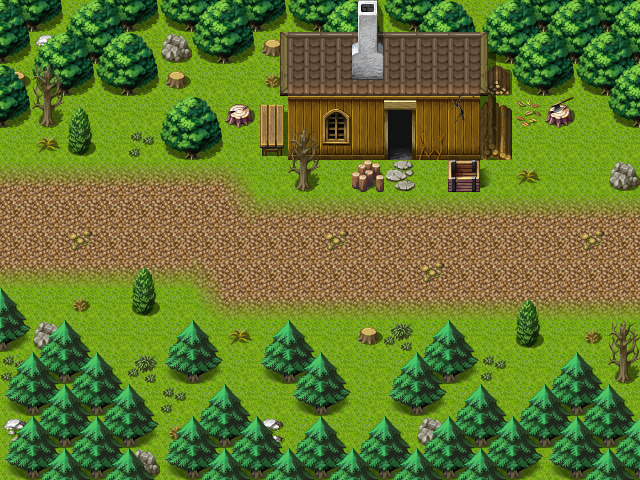

A 2D game scene composited from a Tiled map and its tileset images. What follows is a short description and the map's XML, with each tile layer's data collapsed to a summary:
An orthogonal 20x15 tile map with 32x32 px tiles, 3 tile layers (Ground, Objects, Above), 1 hidden layer not drawn, 40 tilesets and 4 objects (2x mapchange, 2x spawn).

<map version="1.0" orientation="orthogonal" width="20" height="15" tilewidth="32" tileheight="32">
 <properties>
  <property name="outside" value="1" />
 </properties>
 <tileset firstgid="1" name="map_bed_1" tilewidth="32" tileheight="32">
  <image source="../drawable/map_bed_1.png" width="512" height="256" />
 </tileset>
 <tileset firstgid="129" name="map_border_1" tilewidth="32" tileheight="32">
  <image source="../drawable/map_border_1.png" width="512" height="256" />
 </tileset>
 <tileset firstgid="257" name="map_bridge_1" tilewidth="32" tileheight="32">
  <image source="../drawable/map_bridge_1.png" width="512" height="256" />
 </tileset>
 <tileset firstgid="385" name="map_broken_1" tilewidth="32" tileheight="32">
  <image source="../drawable/map_broken_1.png" width="512" height="256" />
 </tileset>
 <tileset firstgid="513" name="map_cavewall_1" tilewidth="32" tileheight="32">
  <image source="../drawable/map_cavewall_1.png" width="576" height="192" />
 </tileset>
 <tileset firstgid="621" name="map_cavewall_2" tilewidth="32" tileheight="32">
  <image source="../drawable/map_cavewall_2.png" width="576" height="192" />
 </tileset>
 <tileset firstgid="729" name="map_cavewall_3" tilewidth="32" tileheight="32">
  <image source="../drawable/map_cavewall_3.png" width="576" height="192" />
 </tileset>
 <tileset firstgid="837" name="map_chair_table_1" tilewidth="32" tileheight="32">
  <image source="../drawable/map_chair_table_1.png" width="512" height="256" />
 </tileset>
 <tileset firstgid="965" name="map_crate_1" tilewidth="32" tileheight="32">
  <image source="../drawable/map_crate_1.png" width="512" height="256" />
 </tileset>
 <tileset firstgid="1093" name="map_cupboard_1" tilewidth="32" tileheight="32">
  <image source="../drawable/map_cupboard_1.png" width="512" height="256" />
 </tileset>
 <tileset firstgid="1221" name="map_curtain_1" tilewidth="32" tileheight="32">
  <image source="../drawable/map_curtain_1.png" width="512" height="256" />
 </tileset>
 <tileset firstgid="1349" name="map_entrance_1" tilewidth="32" tileheight="32">
  <image source="../drawable/map_entrance_1.png" width="512" height="256" />
 </tileset>
 <tileset firstgid="1477" name="map_fence_1" tilewidth="32" tileheight="32">
  <image source="../drawable/map_fence_1.png" width="512" height="256" />
 </tileset>
 <tileset firstgid="1605" name="map_fence_2" tilewidth="32" tileheight="32">
  <image source="../drawable/map_fence_2.png" width="512" height="256" />
 </tileset>
 <tileset firstgid="1733" name="map_ground_1" tilewidth="32" tileheight="32">
  <image source="../drawable/map_ground_1.png" width="512" height="256" />
 </tileset>
 <tileset firstgid="1861" name="map_ground_2" tilewidth="32" tileheight="32">
  <image source="../drawable/map_ground_2.png" width="512" height="256" />
 </tileset>
 <tileset firstgid="1989" name="map_ground_3" tilewidth="32" tileheight="32">
  <image source="../drawable/map_ground_3.png" width="512" height="256" />
 </tileset>
 <tileset firstgid="2117" name="map_ground_4" tilewidth="32" tileheight="32">
  <image source="../drawable/map_ground_4.png" width="512" height="256" />
 </tileset>
 <tileset firstgid="2245" name="map_ground_5" tilewidth="32" tileheight="32">
  <image source="../drawable/map_ground_5.png" width="512" height="256" />
 </tileset>
 <tileset firstgid="2373" name="map_ground_6" tilewidth="32" tileheight="32">
  <image source="../drawable/map_ground_6.png" width="512" height="256" />
 </tileset>
 <tileset firstgid="2501" name="map_ground_7" tilewidth="32" tileheight="32">
  <image source="../drawable/map_ground_7.png" width="512" height="256" />
 </tileset>
 <tileset firstgid="2629" name="map_ground_8" tilewidth="32" tileheight="32">
  <image source="../drawable/map_ground_8.png" width="512" height="256" />
 </tileset>
 <tileset firstgid="2757" name="map_indoor_1" tilewidth="32" tileheight="32">
  <image source="../drawable/map_indoor_1.png" width="512" height="256" />
 </tileset>
 <tileset firstgid="2885" name="map_kitchen_1" tilewidth="32" tileheight="32">
  <image source="../drawable/map_kitchen_1.png" width="512" height="256" />
 </tileset>
 <tileset firstgid="3013" name="map_outdoor_1" tilewidth="32" tileheight="32">
  <image source="../drawable/map_outdoor_1.png" width="512" height="256" />
 </tileset>
 <tileset firstgid="3141" name="map_pillar_1" tilewidth="32" tileheight="32">
  <image source="../drawable/map_pillar_1.png" width="512" height="256" />
 </tileset>
 <tileset firstgid="3269" name="map_plant_1" tilewidth="32" tileheight="32">
  <image source="../drawable/map_plant_1.png" width="512" height="256" />
 </tileset>
 <tileset firstgid="3397" name="map_rock_1" tilewidth="32" tileheight="32">
  <image source="../drawable/map_rock_1.png" width="512" height="256" />
 </tileset>
 <tileset firstgid="3525" name="map_roof_1" tilewidth="32" tileheight="32">
  <image source="../drawable/map_roof_1.png" width="512" height="256" />
 </tileset>
 <tileset firstgid="3653" name="map_roof_2" tilewidth="32" tileheight="32">
  <image source="../drawable/map_roof_2.png" width="512" height="256" />
 </tileset>
 <tileset firstgid="3781" name="map_shop_1" tilewidth="32" tileheight="32">
  <image source="../drawable/map_shop_1.png" width="512" height="256" />
 </tileset>
 <tileset firstgid="3909" name="map_sign_ladder_1" tilewidth="32" tileheight="32">
  <image source="../drawable/map_sign_ladder_1.png" width="512" height="256" />
 </tileset>
 <tileset firstgid="4037" name="map_table_1" tilewidth="32" tileheight="32">
  <image source="../drawable/map_table_1.png" width="512" height="256" />
 </tileset>
 <tileset firstgid="4165" name="map_trail_1" tilewidth="32" tileheight="32">
  <image source="../drawable/map_trail_1.png" width="512" height="256" />
 </tileset>
 <tileset firstgid="4293" name="map_tree_1" tilewidth="32" tileheight="32">
  <image source="../drawable/map_tree_1.png" width="512" height="256" />
 </tileset>
 <tileset firstgid="4421" name="map_wall_1" tilewidth="32" tileheight="32">
  <image source="../drawable/map_wall_1.png" width="512" height="256" />
 </tileset>
 <tileset firstgid="4549" name="map_wall_2" tilewidth="32" tileheight="32">
  <image source="../drawable/map_wall_2.png" width="480" height="256" />
 </tileset>
 <tileset firstgid="4669" name="map_wall_3" tilewidth="32" tileheight="32">
  <image source="../drawable/map_wall_3.png" width="480" height="256" />
 </tileset>
 <tileset firstgid="4789" name="map_window_1" tilewidth="32" tileheight="32">
  <image source="../drawable/map_window_1.png" width="512" height="256" />
 </tileset>
 <tileset firstgid="4917" name="map_window_2" tilewidth="32" tileheight="32">
  <image source="../drawable/map_window_2.png" width="512" height="256" />
 </tileset>
 <layer name="Ground" width="20" height="15">
  <data>[300 cells, 300 non-empty, 10 distinct tile ids]</data>
 </layer>
 <layer name="Objects" width="20" height="15">
  <data>[300 cells, 167 non-empty, 41 distinct tile ids]</data>
 </layer>
 <layer name="Above" width="20" height="15">
  <data>[300 cells, 55 non-empty, 13 distinct tile ids]</data>
 </layer>
 <layer name="Walkable" width="20" height="15" visible="0">
  <data>[300 cells, 139 non-empty, 1 distinct tile ids]</data>
 </layer>
 <objectgroup name="Mapevents" width="20" height="15" visible="0">
  <object name="west" type="mapchange" x="0" y="128" width="32" height="192">
   <properties>
    <property name="map" value="road4" />
    <property name="place" value="east" />
   </properties>
  </object>
  </objectgroup>
 <objectgroup name="Spawn" width="20" height="15" visible="0">
  <!-- 2 objects omitted --></objectgroup>
 <objectgroup name="Keys" width="20" height="15" visible="0" />
</map>
<!-- 3 of 4 objects omitted -->
